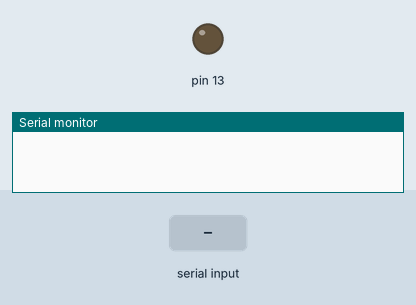
This sketch was run on a simulated Arduino Uno, built with avr-gcc and run on an emulated ATmega328P. Shown: output pins drawn as LEDs (lit = HIGH), the last lines printed to the serial monitor. Inputs (shaded band) come from the test bench.

Above: at 1.2 s.
1.3 s: "1\n" received over Serial
At 1.8 s:
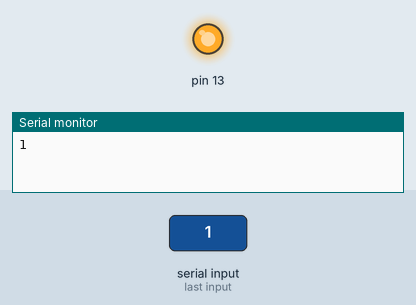
2.8 s: "0\n" received over Serial
At 4.2 s:
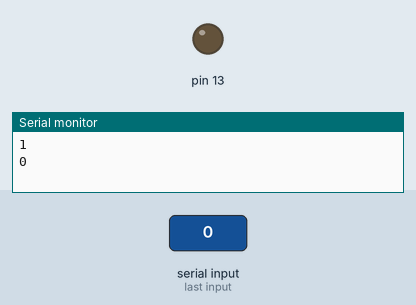
Timing chart, 0 to 5.8 s (numbered marks = the images above; inputs shaded):
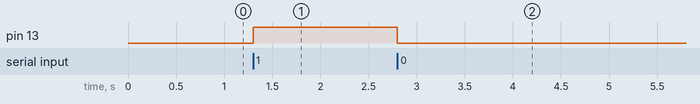

Measured:
- after the input at 1.3 s, pin 13: LOW → HIGH at once
- after the input at 2.8 s, pin 13: HIGH → LOW at once

The sketch:

on_off_BT_led_AR_UNO.ino
```cpp
char Incoming_value = 01;

void setup() {
  // put your setup code here, to run once:
  Serial.begin(9600);
  pinMode(13, OUTPUT);
}

void loop() {
  // put your main code here, to run repeatedly:
  if(Serial.available() >0){
    Incoming_value=Serial.read();
    Serial.print(Incoming_value);
    Serial.print("\n");

    if(Incoming_value == '1'){
      digitalWrite(13, HIGH);
    }
    if(Incoming_value == '0'){
      digitalWrite(13, LOW);
    }
  }
}
```
